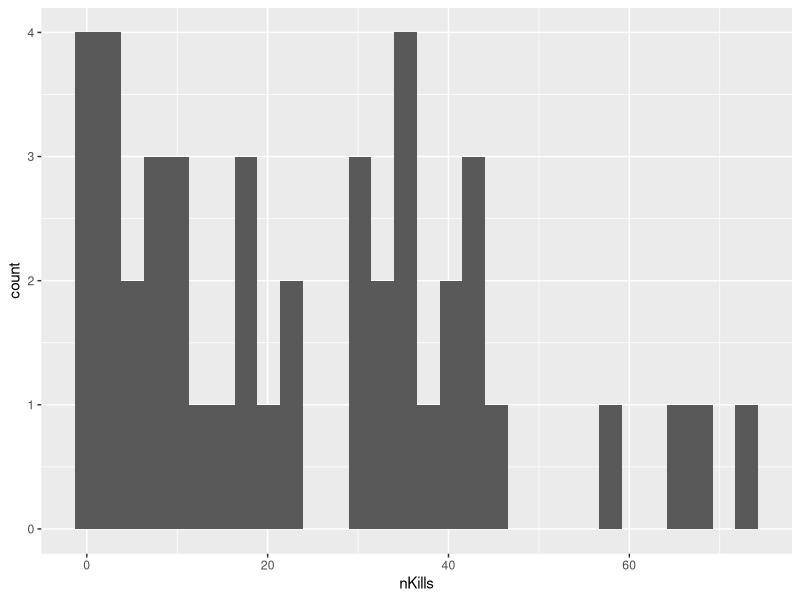
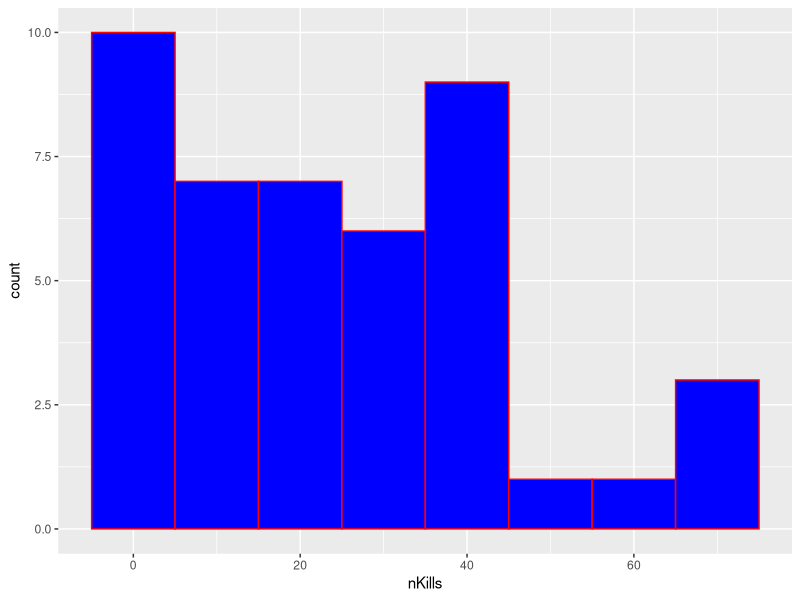
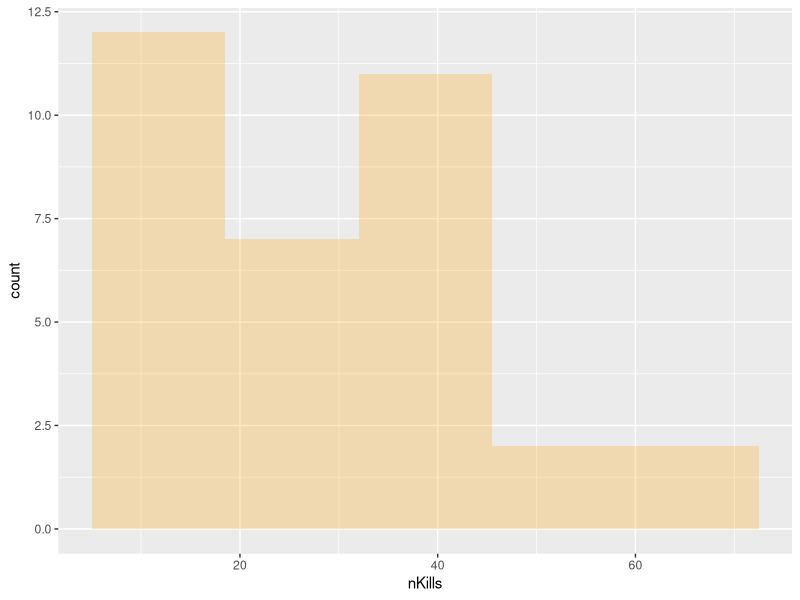
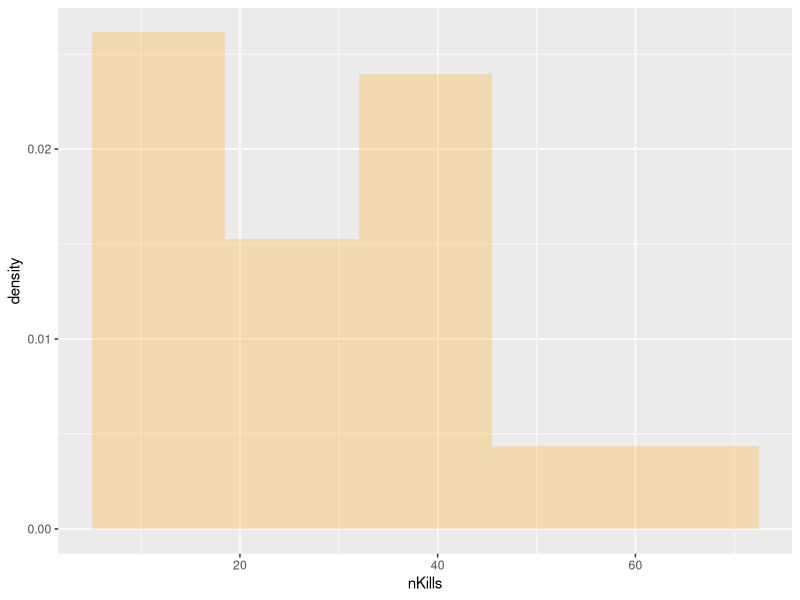
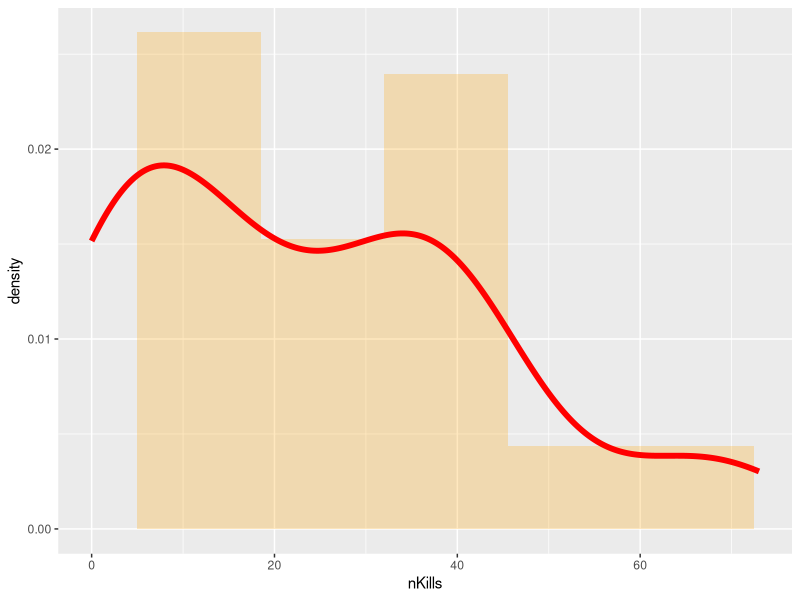
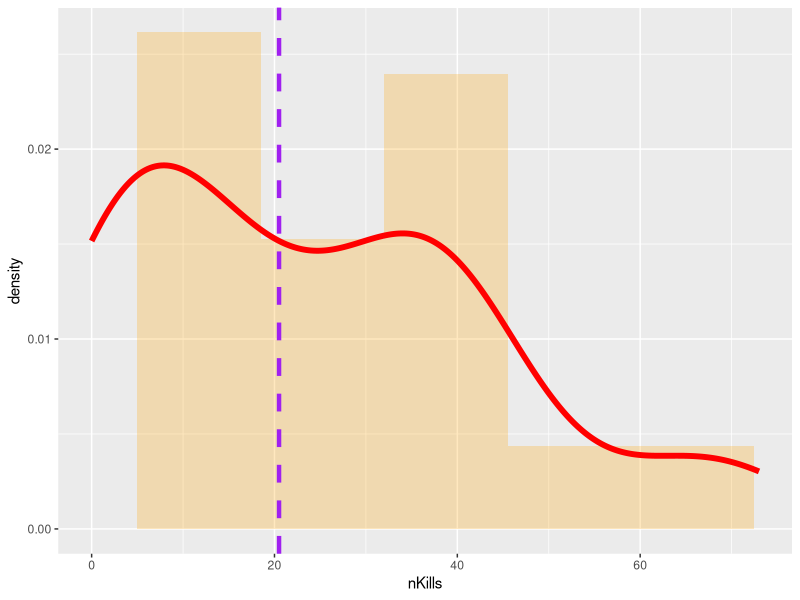
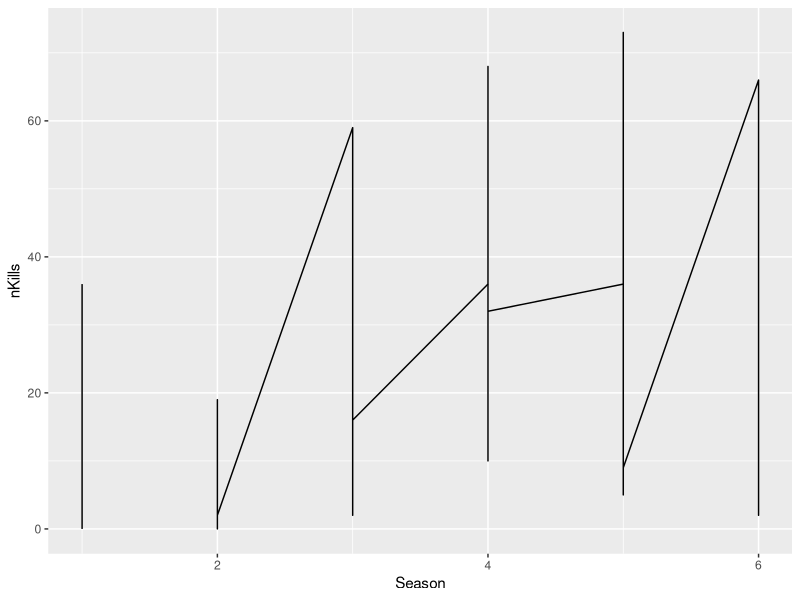
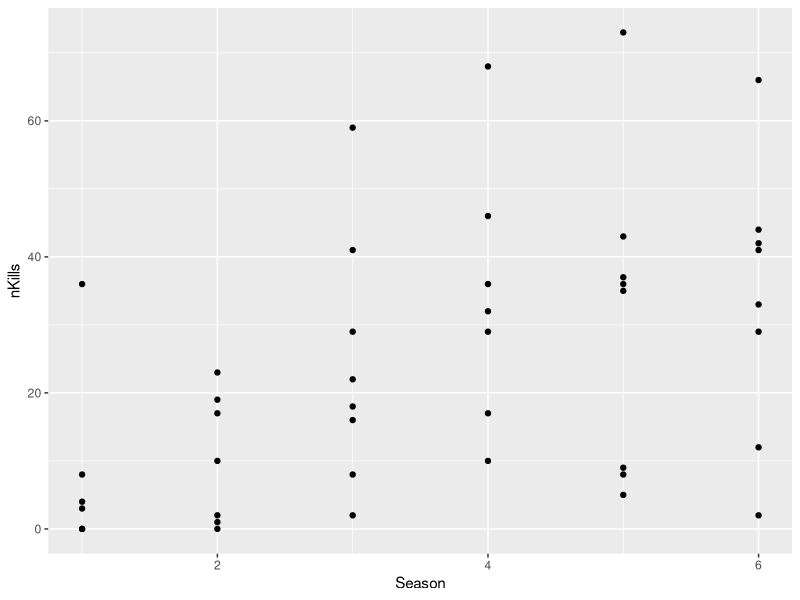

Recreate these plots in R, in order.
################################################################################
# In-Class Exercise: Reshaping & Visualizing Data with ggplot2 (Walking Dead)
# Course: (fill in)
# Timebox: ~35–45 minutes
#
# What you'll practice
# 1) Building a data.frame and adding columns
# 2) Reshaping wide → long with reshape2::melt
# 3) Making histograms, density overlays, vertical reference lines
# 4) Line/point plots; aesthetics: color, linetype, shape, group
# 5) Scales, labels, themes, facets
#
# Rules
# - Only type where it says: ### YOUR CODE HERE ###
# - After each TASK, run the code and use the CHECK to verify results.
################################################################################


######################################
# 0) Setup & Data
######################################

# TASK 0.1 — Load packages you’ll need.
#   - ggplot2
#   - (later) reshape2
# HINT: library(<pkg>)
library(ggplot2)
library(reshape2)

# TASK 0.2 — Start with a clean workspace.
# HINT: rm(list = ls())
rm(list = ls())

# TASK 0.3 — Create the 'kills' data.frame with 8 character columns (Rick … Maggie),
#            each containing 6 numbers (some are NA). Do NOT add Season yet.
# HINT: data.frame(Rick = c( … ), Morgan = c( … ), … )
kills <- data.frame(
  Rick = c(36, 23, 59, 36, 36, 66),
  Morgan = c(3, NA, 2, NA, 5, 33),
  Glen = c(4, 10, 22, 29, 73, 44),
  Daryl = c(8, 19, 41, 68, 43, 41),
  Carl = c(0, 17, 18, 17, 8, 2),
  Michonne = c(NA, 1, 29, 46, 35, 42),
  Carol = c(0, 0, 8, 10, 37, 29),
  Maggie = c(NA, 2, 16, 32, 9, 12)
)

# CHECK 0 — Print kills and confirm it has 6 rows × 8 columns and some NAs.
print(kills)
dim(kills)

# TASK 0.4 — Add a Season column: values 1 through 6.
# HINT: kills$Season <- 1:6
kills$Season <- 1:6

# CHECK 0.4 — View kills; Season should be the 9th column.
print(kills)


######################################
# 1) Reshape wide → long with reshape2::melt
######################################

# TASK 1.1 — Load reshape2.
library(reshape2)

# TASK 1.2 — Melt kills into long format with:
#   id.vars      = "Season"
#   variable.name= "Character"
#   value.name   = "nKills"
# Save as kills.long.
# HINT: melt(kills, id.vars = "Season", variable.name = "Character", value.name = "nKills")
kills.long <- melt(kills, id.vars = "Season", variable.name = "Character", value.name = "nKills")

# CHECK 1.2 — Print kills.long. It should have 6*8 = 48 rows and 3 columns.
print(kills.long)

# TASK 1.3 — Repeat the melt but only for the first 3 characters (columns 1:3).
# Save (overwriting) kills.long.
# HINT: measure.vars = colnames(kills)[1:3]
kills.long <- melt(kills, id.vars = "Season", 
                   measure.vars = colnames(kills)[1:3],
                   variable.name = "Character", 
                   value.name = "nKills")

# CHECK 1.3 — Print kills.long; now it should have 6*3 = 18 rows.
print(kills.long)

# (OPTIONAL) Undo the restriction and melt again for all 8 characters for the
# remainder of the exercise.
kills.long <- melt(kills, id.vars = "Season", variable.name = "Character", value.name = "nKills")


######################################
# 2) Histograms (univariate)
######################################

# TASK 2.1 — Basic histogram of nKills from kills.long.
# HINT: ggplot(kills.long, aes(x = nKills)) + geom_histogram()
ggplot(kills.long, aes(x = nKills)) + geom_histogram()

# TASK 2.2 — Customize color, fill, and binwidth (col="red", fill="blue", binwidth=10).
ggplot(kills.long, aes(x = nKills)) + 
  geom_histogram(col="red", fill="blue", binwidth=10)

# TASK 2.3 — Use fixed breaks: breaks = seq(5, 85, 13.5), fill = "orange", alpha = 0.25.
ggplot(kills.long, aes(x = nKills)) + 
  geom_histogram(breaks = seq(5, 85, 13.5), fill = "orange", alpha = 0.25)

# TASK 2.4 — Plot density on y-axis (aes(y = ..density..)) with the same bins.
ggplot(kills.long, aes(x = nKills, y = ..density..)) + 
  geom_histogram(breaks = seq(5, 85, 13.5), fill = "orange", alpha = 0.25)


######################################
# 3) Layering: histogram + density + vertical line
######################################

# TASK 3.1 — Make a histogram (density scaled) and add a density curve layer.
# HINT: + geom_density(col = "red", size = 2)
ggplot(kills.long, aes(x = nKills, y = ..density..)) + 
  geom_histogram(breaks = seq(5, 85, 13.5), fill = "orange", alpha = 0.25) +
  geom_density(col = "red", size = 2)

# TASK 3.2 — Add a vertical dashed line at the median of nKills (ignore NAs).
# Steps:
#   a) Compute medval <- median(kills.long$nKills, na.rm = TRUE)
#   b) Add + geom_vline(xintercept = medval, col="purple", linetype="dashed", size=1.5)
medval <- median(kills.long$nKills, na.rm = TRUE)
ggplot(kills.long, aes(x = nKills, y = ..density..)) + 
  geom_histogram(breaks = seq(5, 85, 13.5), fill = "orange", alpha = 0.25) +
  geom_density(col = "red", size = 2) +
  geom_vline(xintercept = medval, col="purple", linetype="dashed", size=1.5)

# CHECK 3 — Do you see the purple dashed line near the middle of the density?
print(paste("The median number of kills is:", medval))


######################################
# 4) Season vs. nKills: separate simple plots
######################################

# TASK 4.1 — Line plot of Season (x) vs nKills (y).
ggplot(kills.long, aes(x = Season, y = nKills)) + geom_line()

# TASK 4.2 — Point plot of Season vs nKills.
ggplot(kills.long, aes(x = Season, y = nKills)) + geom_point()


######################################
# 5) Season vs. nKills: groups & aesthetics
######################################

# TASK 5.1 — Line plot grouping by Character (so each character has a separate line).
# HINT: aes(group = Character)
ggplot(kills.long, aes(x = Season, y = nKills, group = Character)) + geom_line()

# TASK 5.2 — Same line plot but color lines by Character.
ggplot(kills.long, aes(x = Season, y = nKills, color = Character)) + geom_line()

# TASK 5.3 — Same line plot but map linetype to Character.
ggplot(kills.long, aes(x = Season, y = nKills, linetype = Character)) + geom_line()


######################################
# 6) Global vs. mapped aesthetics
######################################

# TASK 6.1 — Map color to Character inside aes(...).
ggplot(kills.long, aes(x = Season, y = nKills, color = Character)) + geom_line()

# TASK 6.2 — Set a fixed color for all lines (e.g., "green") outside aes(...).
ggplot(kills.long, aes(x = Season, y = nKills)) + geom_line(color = "green")

# TASK 6.3 — Group by Character but keep a fixed color of "green".
ggplot(kills.long, aes(x = Season, y = nKills, group = Character)) + geom_line(color = "green")


######################################
# 7) Derived variable (Gender) + shapes + manual palette + title
######################################

# TASK 7.1 — Create a Gender column:
#   - M for Rick, Morgan, Glen, Daryl, Carl
#   - F for everyone else (Michonne, Carol, Maggie)
# HINT: ifelse(kills.long$Character %in% c("Rick","Morgan","Glen","Daryl","Carl"), "M","F")
kills.long$Gender <- ifelse(kills.long$Character %in% c("Rick","Morgan","Glen","Daryl","Carl"), "M", "F")
head(kills.long, 12)  # Look at first 12 rows to see both Rick (M) and Morgan (M)


# TASK 7.2 — Plot Season vs nKills:
#   - Lines grouped by Character, color by Gender
#   - Points with shape mapped to Character and color to Gender
#   - Use scale_shape_manual(values = 1:8)
ggplot(kills.long, aes(x = Season, y = nKills)) +
  geom_line(aes(group = Character, color = Gender)) +
  geom_point(aes(shape = Character, color = Gender)) +
  scale_shape_manual(values = 1:8)

# TASK 7.3 — Repeat with thinner lines or bigger points (size=4) to see the effect.
ggplot(kills.long, aes(x = Season, y = nKills)) +
  geom_line(aes(group = Character, color = Gender), size = 0.5) +
  geom_point(aes(shape = Character, color = Gender), size = 4) +
  scale_shape_manual(values = 1:8)

# TASK 7.4 — Make a histogram of nKills; add a title and axis labels via labs().
#   title = "Walking Dead S1–S6", x = "# of Kills", y = "Frequency"
ggplot(kills.long, aes(x = nKills)) +
  geom_histogram(binwidth = 10) +
  labs(title = "Walking Dead S1–S6", x = "# of Kills", y = "Frequency")


######################################
# 8) Manual color scales + legend labels
######################################

# TASK 8.1 — Season vs nKills line plot colored by Gender and grouped by Character.
ggplot(kills.long, aes(x = Season, y = nKills, color = Gender, group = Character)) + 
  geom_line()

# TASK 8.2 — Apply a manual color scale with values = c("green","black").
ggplot(kills.long, aes(x = Season, y = nKills, color = Gender, group = Character)) + 
  geom_line() +
  scale_color_manual(values = c("green", "black"))

# TASK 8.3 — Keep the same colors but control legend order with breaks = c("M","F").
ggplot(kills.long, aes(x = Season, y = nKills, color = Gender, group = Character)) + 
  geom_line() +
  scale_color_manual(values = c("green", "black"), breaks = c("M", "F"))

# TASK 8.4 — Add labels for legend entries: labels = c("Men","Women").
ggplot(kills.long, aes(x = Season, y = nKills, color = Gender, group = Character)) + 
  geom_line() +
  scale_color_manual(values = c("green", "black"), breaks = c("M", "F"), labels = c("Men", "Women"))


######################################
# 9) Shapes + filled histograms by Gender
######################################

# TASK 9.1 — Season vs nKills with:
#   - lines (group=Character, color=Gender)
#   - points (shape=Character, color=Gender)
#   - scale_shape_manual(values = c(1,2,5,3,4,16,17,18))
#   - scale_colour_manual(values = c("green","black"))
ggplot(kills.long, aes(x = Season, y = nKills)) +
  geom_line(aes(group = Character, color = Gender)) +
  geom_point(aes(shape = Character, color = Gender)) +
  scale_shape_manual(values = c(1,2,5,3,4,16,17,18)) +
  scale_colour_manual(values = c("green","black"))

# TASK 9.2 — Histogram of nKills filled by Gender, col = "yellow", binwidth = 10.
ggplot(kills.long, aes(x = nKills, fill = Gender)) +
  geom_histogram(col = "yellow", binwidth = 10)

# TASK 9.3 — Same histogram but manually set fill colors to c("blue","green").
ggplot(kills.long, aes(x = nKills, fill = Gender)) +
  geom_histogram(col = "yellow", binwidth = 10) +
  scale_fill_manual(values = c("blue", "green"))

# TASK 9.4 — Same histogram but position = "dodge" to separate bars.
ggplot(kills.long, aes(x = nKills, fill = Gender)) +
  geom_histogram(col = "yellow", binwidth = 10, position = "dodge") +
  scale_fill_manual(values = c("blue", "green"))


######################################
# 10) Axis scales & boxplots
######################################

# TASK 10.1 — Season vs nKills line plot with:
#   scale_x_continuous(limits = c(0.5, 7.5), breaks = 1:6, labels = c(1:5, "six"))
ggplot(kills.long, aes(x = Season, y = nKills, color = Gender, group = Character)) + 
  geom_line() +
  scale_x_continuous(limits = c(0.5, 7.5), breaks = 1:6, labels = c(1:5, "six"))
  
# TASK 10.2 — Boxplot of nKills by Gender.
### YOUR CODE HERE ###

# TASK 10.3 — (Optional) Rename the x-axis categories to "Women" and "Men" via
#   scale_x_discrete(labels = c("Women","Men"))
### YOUR CODE HERE ###



######################################
# 11) Themes, titles, and legend positioning
######################################

# TASK 11.1 — Histogram with custom theme:
#   - axis.text size 18, color "green", angle 45
#   - y-axis title family "mono", size 24
### YOUR CODE HERE ###

# TASK 11.2 — Season vs nKills lines with color = Gender and a custom legend title
#   via scale_colour_discrete(name = "New Title"), and legend positioned at (0.15, 0.85).
### YOUR CODE HERE ###

# TASK 11.3 — Season vs nKills lines with the entire y-axis removed (title, text, ticks).
#   HINT: theme(axis.title.y = element_blank(),
#               axis.text.y  = element_blank(),
#               axis.ticks.y = element_blank())
### YOUR CODE HERE ###



######################################
# 12) Columns + facets
######################################

# TASK 12.1 — Look at the range of nKills (rounded) ignoring NAs.
# HINT: round(range(kills.long$nKills, na.rm = TRUE))
### YOUR CODE HERE ###

# TASK 12.2 — Make a column chart (geom_col) of nKills by Character:
#   - y-axis 0 to 75 with breaks at 0, 25, 50, 75
#   - x-axis text rotated 90 degrees
#   - facet by Season with 2 columns
# HINT: scale_y_continuous(limits = c(0, 75), breaks = c(0, 25, 50, 75))
#       theme(axis.text.x = element_text(angle = 90))
#       facet_wrap(~Season, ncol = 2)
### YOUR CODE HERE ###



################################################################################
# Stretch Goals (if you finish early)
# A) Replace reshape2::melt with tidyr::pivot_longer and compare.
# B) Compute per-Gender median nKills and add per-Gender vertical lines.
# C) Try a minimal theme: + theme_minimal() and adjust text sizes.
################################################################################